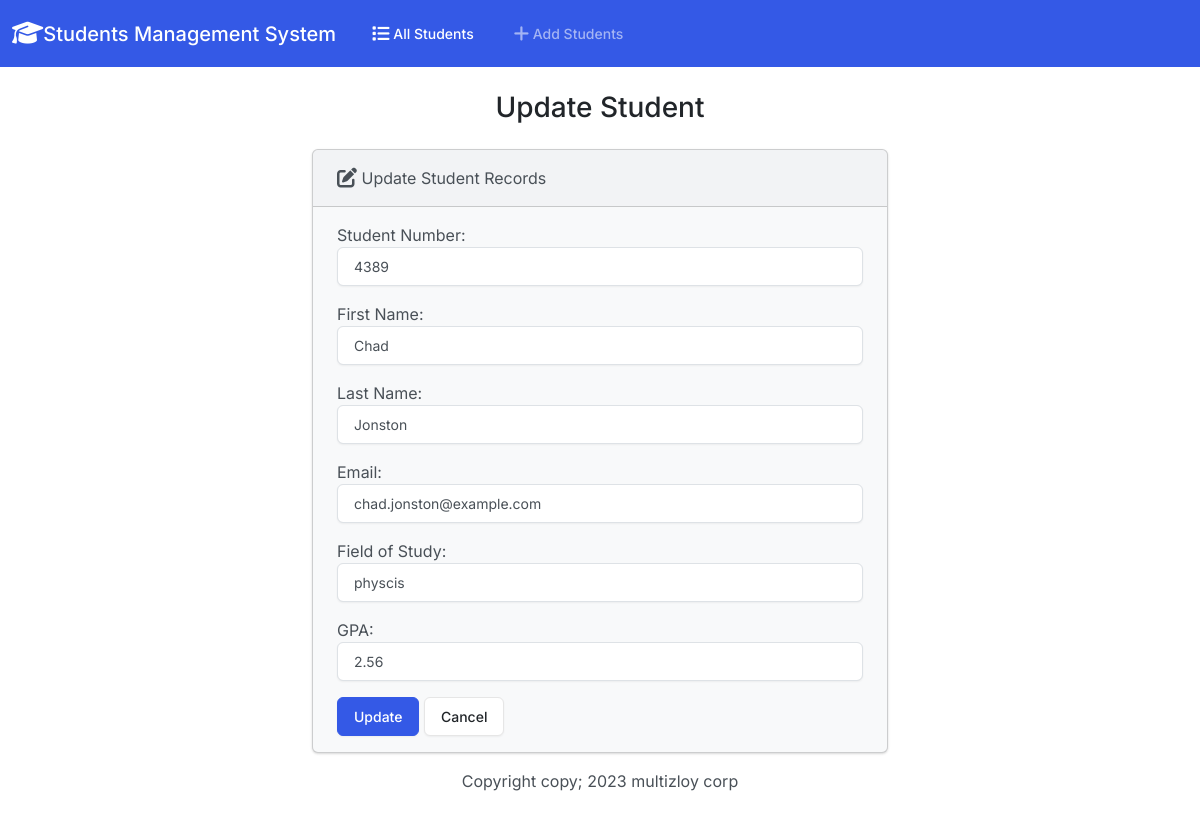
Page /edit/1/ on the committed database.
### students/models.py (models this page shows, shortened)
class Student(models.Model):
    student_number = models.PositiveIntegerField()
    first_name = models.CharField(max_length=50)
    last_name = models.CharField(max_length=50)
    email = models.EmailField(max_length=100)
    field_of_study = models.CharField(max_length=50)
    gpa = models.FloatField()

### students/views.py (the view)
# urls.py: path("edit/<int:id>/", views.edit, name="edit"),
def edit(request, id):
    if request.method == "POST":
        student = Student.objects.get(pk=id)
        form = StudentForm(request.POST, instance=student)
        if form.is_valid():
            form.save()
            return render(request, "student/edit.html", {"form": form, "success": True})
    else:
        student = Student.objects.get(pk=id)
        form = StudentForm(instance=student)
        return render(request, "students/edit.html", {"form": form})

### students/forms.py
class StudentForm(forms.ModelForm):
    class Meta:
        model = Student
        fields = [
            "student_number",
            "first_name",
            "last_name",
            "email",
            "field_of_study",
            "gpa",
        ]
        labels = {
            "student_number": "Student Number",
            "first_name": "First Name",
            "last_name": "Last Name",
            "email": "Email",
            "field_of_study": "Field of Study",
            "gpa": "GPA",
        }
        widgets = {
            "student_number": forms.NumberInput(attrs={"class": "form-control"}),
            "first_name": forms.TextInput(attrs={"class": "form-control"}),
            "last_name": forms.TextInput(attrs={"class": "form-control"}),
            "email": forms.EmailInput(attrs={"class": "form-control"}),
            "field_of_study": forms.TextInput(attrs={"class": "form-control"}),
            "gpa": forms.NumberInput(attrs={"class": "form-control"}),
        }

### students/templates/students/edit.html (shortened to what this page needs)
{% extends "students/base.html" %}
{% block body %}
<h3 class="text-center m-4">Update Student</h3>
{% if success %}
<div class="alert alert-success" role="alert">
    The student updated successfully.
    <a href="{% url 'index' %}" class="alert-link">Go to Home Page.</a>
</div>
{% else %}
<div class="row justify-content-center">
    <div class="col-6">
        <div class="card bg-light mb-3">
            <div class="card-header">
                <i class="fa-solid fa-pen-to-square fa-lg"></i></i> Update Student Records
            </div>
            <div class="card-body">
                <form action="{% url 'add' %}" method="POST">
                    {{ form.as_p }}
                    <button type="submit" class="btn btn-primary">Update</button>
                    <a href="{% url 'index' %}" class="btn btn-secondary">Cancel</a>
                </form>
            </div>
        </div>
    </div>
</div>
{% endif %}
{% endblock %}

### rows in the picture
Student: student_number "4389", first_name "Chad", last_name "Jonston", email "chad.jonston@example.com", field_of_study "physcis", gpa "2.56"
